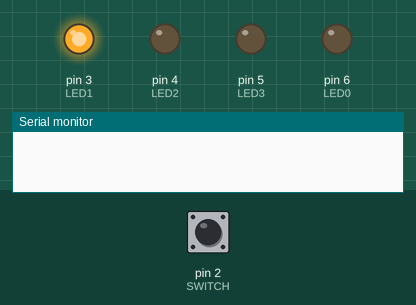
Simulated run of this sketch. Board: Arduino Uno, built with avr-gcc and run on an emulated ATmega328P. Parts: output pins drawn as LEDs (lit = HIGH), the last lines printed to the serial monitor. The test bench sets the inputs (shaded band); at power-on: pin 2 (SWITCH) HIGH.

Above: at 1.2 s.
1.3 s: pin 2 (SWITCH) pulled LOW for 0.15 s
At 1.8 s:
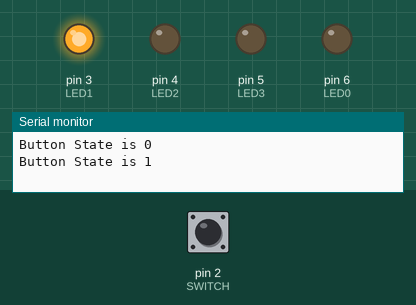
2.9 s: pin 2 (SWITCH) pulled LOW for 1 s
At 4.3 s:
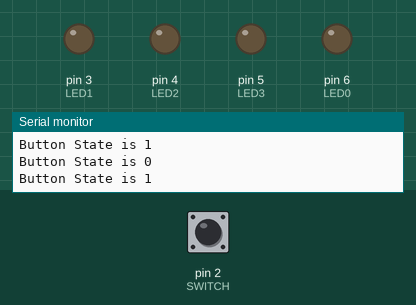
6.9 s: pin 2 (SWITCH) pulled LOW for 3.2 s
At 8.8 s:
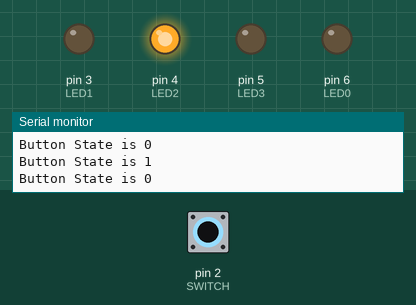
Timing chart, 0 to 11.4 s (numbered marks = the images above; inputs shaded):
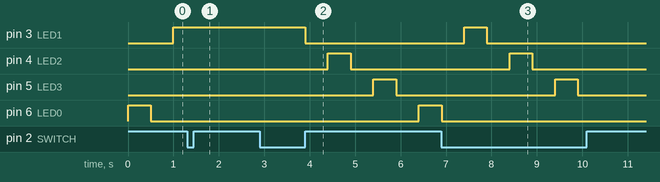

Measured:
- after the input at 1.3 s, pin 3 (LED1): stays HIGH (without the input it goes to LOW after 0.20 s); pin 4 (LED2): stays LOW (without the input it goes to HIGH after 0.70 s)
- after the input at 2.9 s, pin 3 (LED1): HIGH → LOW after 1.0 s; pin 4 (LED2): LOW → HIGH after 1.5 s, → LOW 0.50 s later; pin 5 (LED3): LOW → HIGH after 2.5 s, → LOW 0.50 s later; pin 6 (LED0): LOW → HIGH after 3.5 s
- after the input at 6.9 s, pin 3 (LED1): goes on until 7.9 s, then stays LOW; pin 4 (LED2): goes on until 8.9 s, then stays LOW; pin 5 (LED3): goes on until 9.9 s, then stays LOW; pin 6 (LED0): goes on until 6.9 s, then stays LOW

The sketch:

_4Led_Sequence_With_Pause.ino
```cpp
// program configuration
const int LED0 = 6; // LEDS on IO
const int LED1 = 3;
const int LED2 = 4;
const int LED3 = 5;
const int SWITCH = 2; // Switch is on IO2 - need interrupt

int pinState = 0x00;
boolean paused;

int leds[] = {LED0, LED1, LED2, LED3 };


void setup()
{
  pinMode(LED0, OUTPUT);
  pinMode(LED1, OUTPUT);
  pinMode(LED2, OUTPUT);
  pinMode(LED3, OUTPUT);

  pinMode(SWITCH, INPUT);
  attachInterrupt(0, hook_switch, CHANGE);

  Serial.begin(9600);
}

void loop()
{
  int ledCount = (sizeof(leds) / sizeof(LED0));
  for(int i = 0; i < ledCount; i++)
  {
    handle_pause();
    toggle(leds[i]);
    delay(500);
    handle_pause();
    toggle(leds[i]);
    delay(500);
  }
}

void hook_switch()
{
  int value = digitalRead(SWITCH);
  Serial.print("Button State is ");
  Serial.println(value);
  if(HIGH == value)
  {
    paused = 1 ^ paused;
  }
}

void handle_pause()
{
  while(paused)
  {
    delay(10);
  }
}

void toggle(int pin)
{
  if(bitRead(pinState, pin))
  {
    off(pin);
  }
  else
  {
    on(pin);
  }
}

void off(int pin)
{
  digitalWrite(pin, 0);
  bitClear(pinState, pin); // tag state as off
}

void on(int pin)
{
  digitalWrite(pin, 1);
  bitSet(pinState, pin); // tag state as on
}
```
